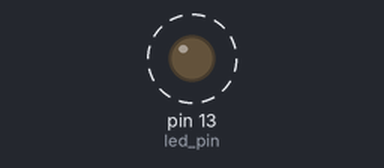
The sketch below on a simulated Arduino Uno, built with avr-gcc and run on an emulated ATmega328P. Parts: output pins drawn as LEDs (lit = HIGH). Dashed ring = blinking.

Above: at 0.3 s.
Timing chart, 0 to 3.0 s (numbered marks = the images above):
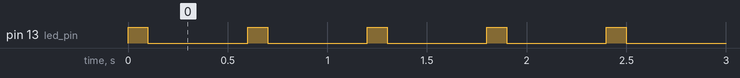

Measured:
- by itself, pin 13 (led_pin): alternates HIGH for 0.10 s and LOW for 0.50 s

The sketch:

Ders_1_Led_Yak.ino
```cpp
/*
Bu kodlar açık kaynak paylaşım olarak github "acetinkaya" alanında paylaşımı yapılmıştır.

BTP222 Robotik dersi içerisinde anlatımı yapılan bu kodlar ve içerikler Öğr. Gör. Ali ÇETİNKAYA tarafından oluşturulmuştur.

Github alanından;
watch - ilgili projenin proje takibi bildirimi,
star - yıldız ile beğenme bildirimi ve
fork - kendi hesabınıza kopyalama işlemleriyle paylaşımlarıma destek verebilirsiniz.

Bilgi paylaşıldıkça çoğalır ve gelişir. İyi çalışmalar dilerim.

Öğr. Gör. Ali ÇETİNKAYA İstanbul, 2025

Dersin Kaynak Adresleri:
https://github.com/acetinkaya/robotik-arduino-uygulamalari
https://alicetinkaya.site/ders-robotik
https://avesis.gelisim.edu.tr/alcetinkaya
https://scholar.google.com.tr/citations?hl=tr&user=XSEW-NcAAAAJ

---------------------------------------------------------------------------------------------------------
Kodun açıklaması:

Robotik Dersi 1. Led Yak ve Söndür uygulaması

*/

int led_pin = 13;

void setup()
{
  pinMode(led_pin, OUTPUT);
}

void loop()
{
  digitalWrite(led_pin, HIGH);  // turn the LED on (HIGH is the voltage level)
  delay(100);                      // wait for a second
  digitalWrite(led_pin, LOW);   // turn the LED off by making the voltage LOW
  delay(500);                      // wait for a second
}
```
